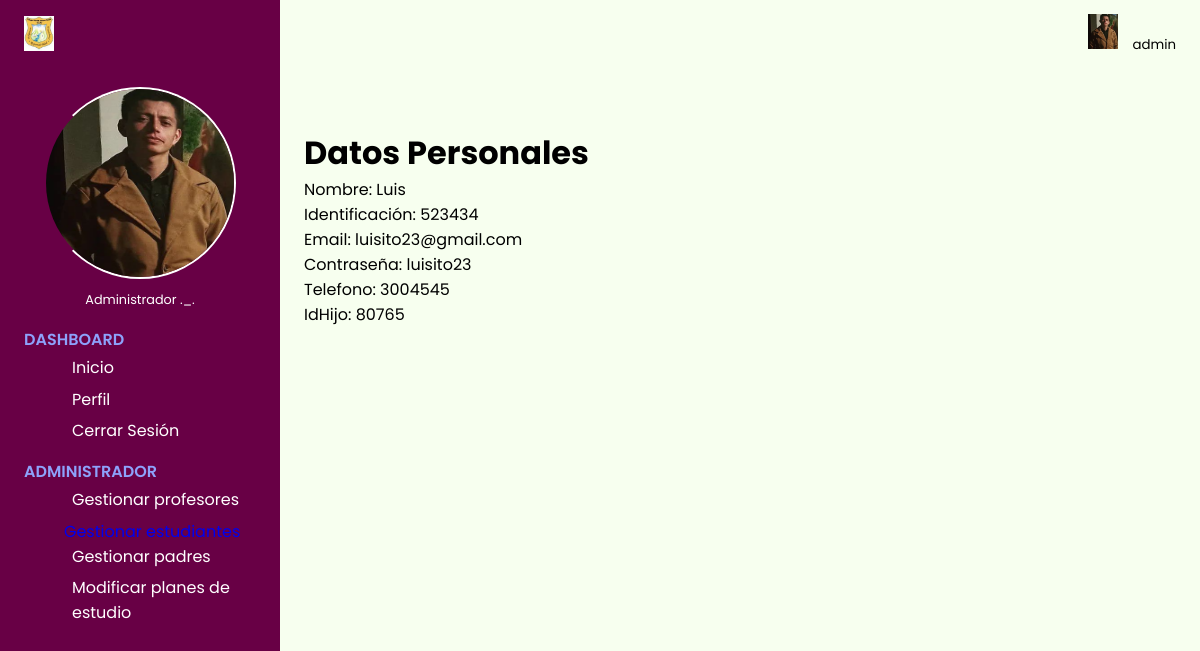
/logic/administrador/infoPadre.php?padre=luisito23@gmail.com, run on the app's committed database.
### tables this page shows
CREATE TABLE `padre` (
  `id` int(11) NOT NULL,
  `nombre` varchar(50) NOT NULL,
  `profesion` varchar(50) NOT NULL,
  `email` varchar(50) NOT NULL,
  `telefono` varchar(50) NOT NULL,
  `idEs` int(11) NOT NULL,
  `contrasena` varchar(50) NOT NULL
);

### config/db.php (called while the page is built, shortened)
<?php
    class DataBase{
        function connect(){
            $servername = "localhost";
            $username = "root";
            $password = "";
            $dbname = "colegiosga";
            $url=mysqli_connect($servername,$username,$password) or die("No se pudo conectar a la base de datos" .mysqli_error($url));
            mysqli_select_db($url,$dbname) or die("No se pudo seleccionar a la base de datos" .mysqli_error($url));
            return $url;
        }
    }
?>

### logic/padre/crud_padre.php (called while the page is built, shortened)
<?php
class Crud_padre {
    private $conexion;
    public function __construct($conexion) {
        $this->conexion = $conexion;
    }
    public function obtenerPadre($email) {
        $query = "SELECT * FROM padre WHERE email = '$email'";
        $result = mysqli_query($this->conexion, $query);
        if (mysqli_num_rows($result) > 0) {
            return mysqli_fetch_assoc($result);
        } else {
            return null;
        }
    }
}
?>

### logic/administrador/infoPadre.php (the view, shortened to what this page needs)
<?php
include '../../pages/Dashboard/adminDs.php';
include("../../logic/padre/crud_padre.php");
$crud_p = new Crud_padre($db->connect());
if (isset($_GET['padre'])) {
    $email = urldecode($_GET['padre']);
    $padre = $crud_p->obtenerPadre($email);
}
?>
<!DOCTYPE html>
<html lang="es">
    <div class="main-content">
        <main>
            <div class="page-header inicio">
                <div>
                    <h1>Datos Personales</h1>
                    <div>
                        <p><span>Nombre: </span>
                            <?php echo $padre["nombre"]; ?>
                        </p>
                    </div>
                    <div>
                        <p><span>Identificación: </span>
                            <?php echo $padre["id"]; ?>
                        </p>
                    </div>
                    <div>
                        <p><span>Email: </span>
                            <?php echo $padre["email"]; ?></h3>
                        </p>
                    </div>
                    <div>
                        <p><span>Contraseña: </span>
                            <?php echo $padre["contrasena"]; ?></h3>
                        </p>
                    </div>
                    <div>
                        <p><span>Telefono: </span>
                            <?php echo $padre["telefono"]; ?>
                        </p>
                    </div>
                    <div>
                        <p><span>IdHijo: </span>
                            <?php echo $padre["idEs"]; ?>
                        </p>
                    </div>
                </div>
            </div>
        </main>
    </div>
</body>
</html>

### css/dashboard.css (style rules this page uses)
:root { --color-main: #680045; }
* { font-family: 'Poppins', sans-serif; box-sizing: border-box; text-decoration: none; list-style-type: none; margin: 0; }
.main-content { margin-left: 280px; }
main { padding: 1.5rem; background: #f7ffef; min-height: calc(100vh - 70px); }
.page-header { display: flex; justify-content: space-between; margin: 35px 0 0 0; }

### data on the page
padre: nombre "Luis", id "523434", email "luisito23@gmail.com", contrasena "luisito23", telefono "3004545", idEs "80765"
